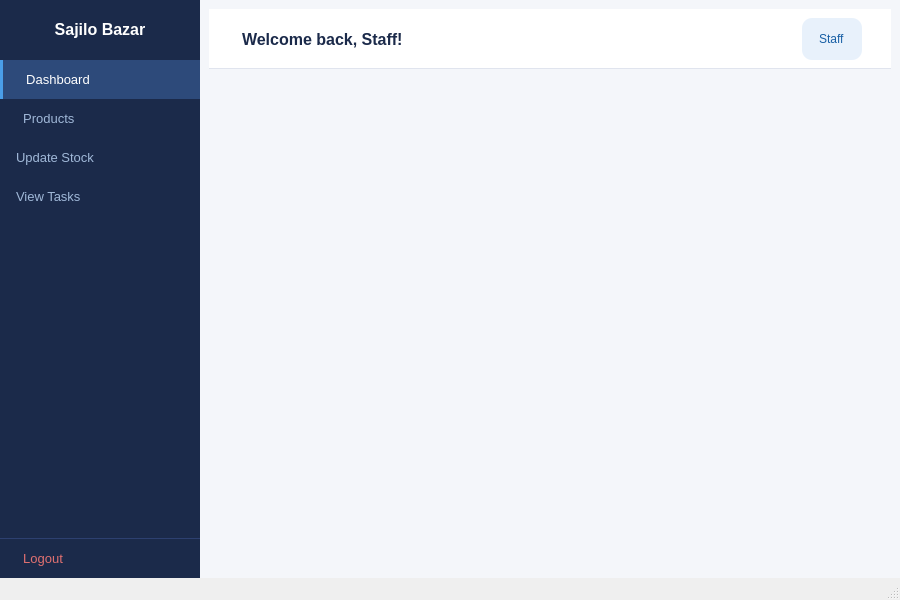
<?xml version="1.0" encoding="UTF-8"?>
<ui version="4.0">
 <class>StaffDashboard</class>
 <widget class="QMainWindow" name="StaffDashboard">
  <property name="geometry">
   <rect>
    <x>0</x>
    <y>0</y>
    <width>900</width>
    <height>600</height>
   </rect>
  </property>
  <property name="windowTitle">
   <string>Sajilo Bazar - Staff Dashboard</string>
  </property>
  <widget class="QWidget" name="centralwidget">
   <layout class="QHBoxLayout" name="mainLayout">
    <property name="spacing">
     <number>0</number>
    </property>
    <property name="leftMargin">
     <number>0</number>
    </property>
    <property name="topMargin">
     <number>0</number>
    </property>
    <property name="rightMargin">
     <number>0</number>
    </property>
    <property name="bottomMargin">
     <number>0</number>
    </property>
    <item>
     <widget class="QFrame" name="sidebarFrame">
      <property name="minimumSize">
       <size>
        <width>200</width>
        <height>0</height>
       </size>
      </property>
      <property name="maximumSize">
       <size>
        <width>200</width>
        <height>16777215</height>
       </size>
      </property>
      <property name="styleSheet">
       <string>
QFrame#sidebarFrame {
background-color: #1B2A4A;
}
       </string>
      </property>
      <layout class="QVBoxLayout" name="sidebarLayout">
       <property name="spacing">
        <number>0</number>
       </property>
       <property name="leftMargin">
        <number>0</number>
       </property>
       <property name="topMargin">
        <number>0</number>
       </property>
       <property name="rightMargin">
        <number>0</number>
       </property>
       <property name="bottomMargin">
        <number>0</number>
       </property>
       <item>
        <widget class="QLabel" name="logoLabel">
         <property name="styleSheet">
          <string>
QLabel {
color: white;
font-size: 16px;
font-weight: bold;
padding: 20px 10px;
border-bottom: 1px solid #2d4070;
}
          </string>
         </property>
         <property name="text">
          <string>Sajilo Bazar</string>
         </property>
         <property name="alignment">
          <set>Qt::AlignmentFlag::AlignCenter</set>
         </property>
        </widget>
       </item>
       <item>
        <widget class="QPushButton" name="btnDashboard">
         <property name="styleSheet">
          <string>
QPushButton {
color: white;
background-color: #2D4A7A;
border-left: 3px solid #4A9EE8;
padding: 12px 16px;
text-align: left;
font-size: 13px;
border-top: none;
border-right: none;
border-bottom: none;
}
          </string>
         </property>
         <property name="text">
          <string>  Dashboard</string>
         </property>
        </widget>
       </item>
       <item>
        <widget class="QPushButton" name="btnProducts">
         <property name="styleSheet">
          <string>
QPushButton {
color: #A0B8D8;
background-color: transparent;
border: none;
padding: 12px 16px;
text-align: left;
font-size: 13px;
}

QPushButton:hover {
background-color: #2D4A7A;
color: white;
}
          </string>
         </property>
         <property name="text">
          <string>  Products</string>
         </property>
        </widget>
       </item>
       <item>
        <widget class="QPushButton" name="btnUpdateStock">
         <property name="styleSheet">
          <string>
QPushButton {
color: #A0B8D8;
background-color: transparent;
border: none;
padding: 12px 16px;
text-align: left;
font-size: 13px;
}

QPushButton:hover {
background-color: #2D4A7A;
color: white;
}
          </string>
         </property>
         <property name="text">
          <string>Update Stock</string>
         </property>
        </widget>
       </item>
       <item>
        <widget class="QPushButton" name="btnViewTasks">
         <property name="styleSheet">
          <string>
QPushButton {
color: #A0B8D8;
background-color: transparent;
border: none;
padding: 12px 16px;
text-align: left;
font-size: 13px;
}

QPushButton:hover {
background-color: #2D4A7A;
color: white;
}
   </string>
         </property>
         <property name="text">
          <string>View Tasks</string>
         </property>
        </widget>
       </item>
       <item>
        <spacer name="verticalSpacer">
         <property name="orientation">
          <enum>Qt::Orientation::Vertical</enum>
         </property>
         <property name="sizeHint" stdset="0">
          <size>
           <width>20</width>
           <height>40</height>
          </size>
         </property>
        </spacer>
       </item>
       <item>
        <widget class="QPushButton" name="btnLogout">
         <property name="styleSheet">
          <string>
QPushButton {
color: #e07070;
background-color: transparent;
border-top: 1px solid #2d4070;
border-left: none;
border-right: none;
border-bottom: none;
padding: 12px 16px;
text-align: left;
font-size: 13px;
}

QPushButton:hover {
background-color: #3a2020;
}
          </string>
         </property>
         <property name="text">
          <string>  Logout</string>
         </property>
        </widget>
       </item>
      </layout>
     </widget>
    </item>
    <item>
     <widget class="QFrame" name="mainFrame">
      <property name="styleSheet">
       <string>
QFrame#mainFrame {
background-color: #F4F6FA;
}
       </string>
      </property>
      <layout class="QVBoxLayout" name="mainLayout2">
       <property name="spacing">
        <number>0</number>
       </property>
       <item>
        <widget class="QFrame" name="topbarFrame">
         <property name="minimumSize">
          <size>
           <width>0</width>
           <height>60</height>
          </size>
         </property>
         <property name="maximumSize">
          <size>
           <width>16777215</width>
           <height>60</height>
          </size>
         </property>
         <property name="styleSheet">
          <string>
QFrame#topbarFrame {
background-color: #FFFFFF;
border-bottom: 1px solid #E0E4EE;
}
          </string>
         </property>
         <layout class="QHBoxLayout">
          <item>
           <widget class="QLabel" name="welcomeLabel">
            <property name="styleSheet">
             <string>
QLabel {
color: #1B2A4A;
font-size: 16px;
font-weight: bold;
padding-left: 20px;
}
             </string>
            </property>
            <property name="text">
             <string>Welcome back, Staff!</string>
            </property>
           </widget>
          </item>
          <item>
           <spacer>
            <property name="orientation">
             <enum>Qt::Orientation::Horizontal</enum>
            </property>
            <property name="sizeHint" stdset="0">
             <size>
              <width>0</width>
              <height>0</height>
             </size>
            </property>
           </spacer>
          </item>
          <item>
           <widget class="QLabel" name="staffBadge">
            <property name="styleSheet">
             <string>
QLabel {
background-color: #E8F1FB;
color: #185FA5;
border-radius: 10px;
padding: 4px 14px;
font-size: 12px;
margin-right: 20px;
}
             </string>
            </property>
            <property name="text">
             <string>Staff</string>
            </property>
           </widget>
          </item>
         </layout>
        </widget>
       </item>
       <item>
        <widget class="QFrame" name="contentFrame">
         <property name="styleSheet">
          <string>
QFrame {
background-color: #F4F6FA;
}
          </string>
         </property>
         <layout class="QVBoxLayout">
          <property name="leftMargin">
           <number>20</number>
          </property>
          <property name="topMargin">
           <number>20</number>
          </property>
         </layout>
        </widget>
       </item>
      </layout>
     </widget>
    </item>
   </layout>
  </widget>
  <widget class="QMenuBar" name="menubar">
   <property name="geometry">
    <rect>
     <x>0</x>
     <y>0</y>
     <width>900</width>
     <height>26</height>
    </rect>
   </property>
  </widget>
  <widget class="QStatusBar" name="statusbar"/>
 </widget>
 <resources/>
 <connections/>
</ui>
